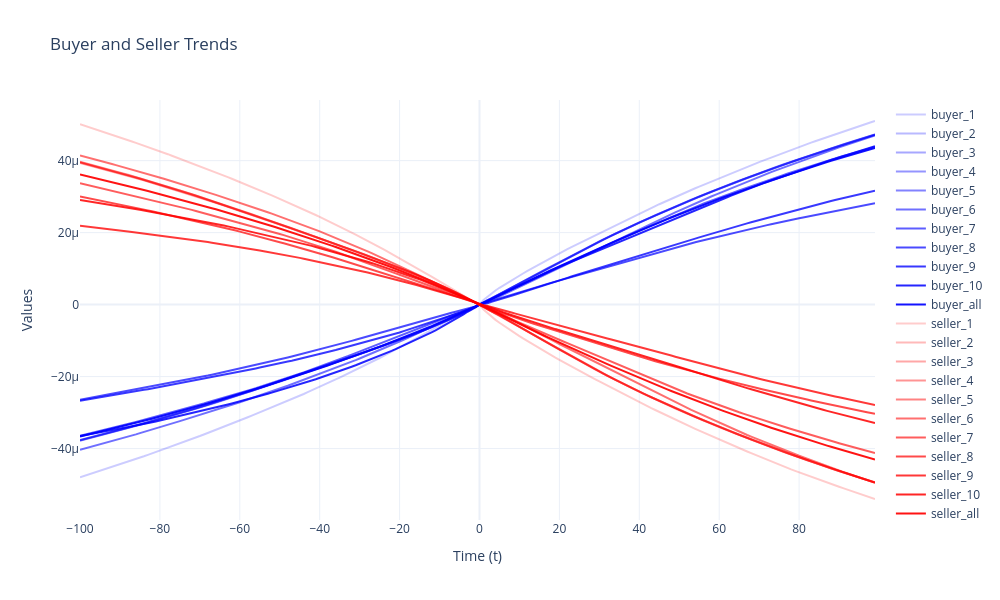

The code cell stored with this chart in its notebook:
### Code cell
df = pl.read_csv(rf'E:\OneDrive - HKUST Connect\桌面\6100\spot\{'2025-03-01'}\BTCUSDT-trades-{'2025-03-01'}.csv').lazy()


df = df.with_columns(pl.col('time').str.strptime(pl.Datetime, format="%Y-%m-%d %H:%M:%S.%f").alias("time")).sort('time')

df = df.with_columns(
    pl.col('qty').rank('random').alias('qty_rank')
)

df = df.with_columns(
    (pl.col('qty_rank')/pl.count() * 10).ceil().clip(upper_bound=10).cast(pl.Int64).alias('group')
)


for t in range(1, 101):
    df = df.with_columns(
        (pl.col('price').shift(t)/pl.col('price')-1).alias(f'{-t}'),
        (pl.col('price').shift(-t)/pl.col('price')-1).alias(f'{t}'),
    )
df = df.with_columns(
        (pl.col('price')/pl.col('price')-1).alias(f'0'),
        
    )

final = []
for group in range(1, 11):
    agg = (
        df.filter(pl.col('group') == group)
        .group_by('isBuyerMaker')
        .agg(pl.col(f'{t}').mean() for t in range(-100, 100))  # Collect the LazyFrame to reduce memory usage
    )
    tmp1 = (
        agg.filter(pl.col('isBuyerMaker') == False)
        .select(pl.all().exclude('isBuyerMaker'))
        .unpivot(variable_name='t', value_name=f'buyer_{group}')
    )
    tmp2 = (
        agg.filter(pl.col('isBuyerMaker') == True)
        .select(pl.all().exclude('isBuyerMaker'))
        .unpivot(variable_name='t', value_name=f'seller_{group}')
    )
    final.append(tmp1.join(tmp2, on='t', how='inner'))

agg = (
    df.group_by('isBuyerMaker')
    .agg(pl.col(f'{t}').mean() for t in range(-100, 100))
     # Collect the LazyFrame to reduce memory usage
)
tmp1 = (
    agg.filter(pl.col('isBuyerMaker') == False)
    .select(pl.all().exclude('isBuyerMaker'))
    .unpivot(variable_name='t', value_name='buyer_all')
)
tmp2 = (
    agg.filter(pl.col('isBuyerMaker') == True)
    .select(pl.all().exclude('isBuyerMaker'))
    .unpivot(variable_name='t', value_name='seller_all')
)

final.append(tmp1.join(tmp2, on='t', how='inner'))


final_df = pl.concat(final, how='align').collect()
final_df = final_df.with_columns(
    pl.col('t').cast(pl.Int64)
)

# 按 t 列排序
final_df = final_df.sort('t')

# 查看结果
final_df

import plotly.graph_objects as go
# 创建图表对象
fig = go.Figure()

# 为 buyer 列添加曲线（蓝色渐变）
buyer_columns = [col for col in final_df.columns if col.startswith("buyer")]
for i, col in enumerate(buyer_columns):
    fig.add_trace(go.Scatter(
        x=final_df['t'], 
        y=final_df[col], 
        mode='lines', 
        name=col,
        line=dict(color=f'rgba(0, 0, 255, {0.2 + 0.8 * (i / len(buyer_columns))})')  # 蓝色渐变
    ))

# 为 seller 列添加曲线（红色渐变）
seller_columns = [col for col in final_df.columns if col.startswith("seller")]
for i, col in enumerate(seller_columns):
    fig.add_trace(go.Scatter(
        x=final_df['t'], 
        y=final_df[col], 
        mode='lines', 
        name=col,
        line=dict(color=f'rgba(255, 0, 0, {0.2 + 0.8 * (i / len(seller_columns))})')  # 红色渐变
    ))

# 设置图表标题和轴标签
fig.update_layout(
    title='Buyer and Seller Trends',
    xaxis_title='Time (t)',
    yaxis_title='Values',
    template='plotly_white',
    height=600,
    width=1000,
)

# 显示图表
fig.show()

### Figure 1 — Plotly figure (JSON) as saved in the notebook; plotly's stock layout.template omitted (floating-point values rounded to 4 significant figures; data arrays with more than 128 entries replaced by an {"elided": "..."} marker saying what was removed)
{"data": [{"line": {"color": "rgba(0, 0, 255, 0.2)"}, "mode": "lines", "name": "buyer_1", "type": "scatter", "x": {"elided": "200 int values"}, "y": {"elided": "200 float values"}}, {"line": {"color": "rgba(0, 0, 255, 0.27272727272727276)"}, "mode": "lines", "name": "buyer_2", "type": "scatter", "x": {"elided": "200 int values"}, "y": {"elided": "200 float values"}}, {"line": {"color": "rgba(0, 0, 255, 0.34545454545454546)"}, "mode": "lines", "name": "buyer_3", "type": "scatter", "x": {"elided": "200 int values"}, "y": {"elided": "200 float values"}}, {"line": {"color": "rgba(0, 0, 255, 0.4181818181818182)"}, "mode": "lines", "name": "buyer_4", "type": "scatter", "x": {"elided": "200 int values"}, "y": {"elided": "200 float values"}}, {"line": {"color": "rgba(0, 0, 255, 0.49090909090909096)"}, "mode": "lines", "name": "buyer_5", "type": "scatter", "x": {"elided": "200 int values"}, "y": {"elided": "200 float values"}}, {"line": {"color": "rgba(0, 0, 255, 0.5636363636363637)"}, "mode": "lines", "name": "buyer_6", "type": "scatter", "x": {"elided": "200 int values"}, "y": {"elided": "200 float values"}}, {"line": {"color": "rgba(0, 0, 255, 0.6363636363636364)"}, "mode": "lines", "name": "buyer_7", "type": "scatter", "x": {"elided": "200 int values"}, "y": {"elided": "200 float values"}}, {"line": {"color": "rgba(0, 0, 255, 0.7090909090909092)"}, "mode": "lines", "name": "buyer_8", "type": "scatter", "x": {"elided": "200 int values"}, "y": {"elided": "200 float values"}}, {"line": {"color": "rgba(0, 0, 255, 0.781818181818182)"}, "mode": "lines", "name": "buyer_9", "type": "scatter", "x": {"elided": "200 int values"}, "y": {"elided": "200 float values"}}, {"line": {"color": "rgba(0, 0, 255, 0.8545454545454547)"}, "mode": "lines", "name": "buyer_10", "type": "scatter", "x": {"elided": "200 int values"}, "y": {"elided": "200 float values"}}, {"line": {"color": "rgba(0, 0, 255, 0.9272727272727272)"}, "mode": "lines", "name": "buyer_all", "type": "scatter", "x": {"elided": "200 int values"}, "y": {"elided": "200 float values"}}, {"line": {"color": "rgba(255, 0, 0, 0.2)"}, "mode": "lines", "name": "seller_1", "type": "scatter", "x": {"elided": "200 int values"}, "y": {"elided": "200 float values"}}, {"line": {"color": "rgba(255, 0, 0, 0.27272727272727276)"}, "mode": "lines", "name": "seller_2", "type": "scatter", "x": {"elided": "200 int values"}, "y": {"elided": "200 float values"}}, {"line": {"color": "rgba(255, 0, 0, 0.34545454545454546)"}, "mode": "lines", "name": "seller_3", "type": "scatter", "x": {"elided": "200 int values"}, "y": {"elided": "200 float values"}}, {"line": {"color": "rgba(255, 0, 0, 0.4181818181818182)"}, "mode": "lines", "name": "seller_4", "type": "scatter", "x": {"elided": "200 int values"}, "y": {"elided": "200 float values"}}, {"line": {"color": "rgba(255, 0, 0, 0.49090909090909096)"}, "mode": "lines", "name": "seller_5", "type": "scatter", "x": {"elided": "200 int values"}, "y": {"elided": "200 float values"}}, {"line": {"color": "rgba(255, 0, 0, 0.5636363636363637)"}, "mode": "lines", "name": "seller_6", "type": "scatter", "x": {"elided": "200 int values"}, "y": {"elided": "200 float values"}}, {"line": {"color": "rgba(255, 0, 0, 0.6363636363636364)"}, "mode": "lines", "name": "seller_7", "type": "scatter", "x": {"elided": "200 int values"}, "y": {"elided": "200 float values"}}, {"line": {"color": "rgba(255, 0, 0, 0.7090909090909092)"}, "mode": "lines", "name": "seller_8", "type": "scatter", "x": {"elided": "200 int values"}, "y": {"elided": "200 float values"}}, {"line": {"color": "rgba(255, 0, 0, 0.781818181818182)"}, "mode": "lines", "name": "seller_9", "type": "scatter", "x": {"elided": "200 int values"}, "y": {"elided": "200 float values"}}, {"line": {"color": "rgba(255, 0, 0, 0.8545454545454547)"}, "mode": "lines", "name": "seller_10", "type": "scatter", "x": {"elided": "200 int values"}, "y": {"elided": "200 float values"}}, {"line": {"color": "rgba(255, 0, 0, 0.9272727272727272)"}, "mode": "lines", "name": "seller_all", "type": "scatter", "x": {"elided": "200 int values"}, "y": {"elided": "200 float values"}}], "layout": {"height": 600, "title": {"text": "Buyer and Seller Trends"}, "width": 1000, "xaxis": {"title": {"text": "Time (t)"}}, "yaxis": {"title": {"text": "Values"}}}}
